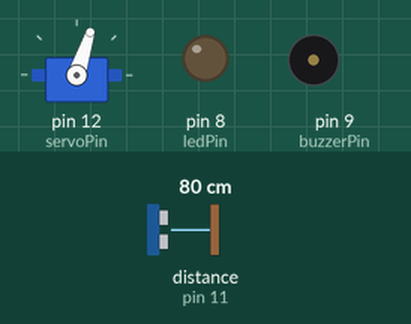
Bench run of a sketch on a simulated Arduino Uno, built with avr-gcc and run on an emulated ATmega328P. Parts: servo, output pins drawn as LEDs (lit = HIGH), buzzer (waves = sounding, pin HIGH). Wiring (inferred from the names in the program): ultrasonic range finder: trigger pin 10; echo pin 11. Dashed ring = blinking. The inputs (shaded band) are chosen by the test bench; at power-on: distance to the obstacle (sensor on pin 11) 80 cm. The echo pulse lasts 58.3 µs per cm; pins used as bus, display or sensor lines are not drawn; what the sketch prints to the serial monitor is not drawn.

Above: at 1.2 s.
1.3 s: distance to the obstacle (sensor on pin 11) set to 2 cm
At 1.54 s:
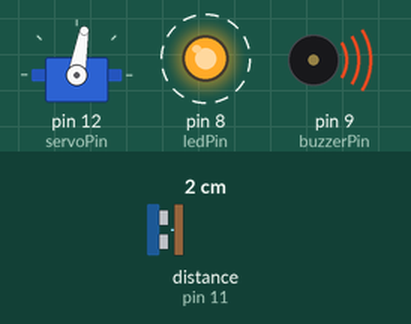
4.3 s: distance to the obstacle (sensor on pin 11) set to 18 cm
At 4.8 s:
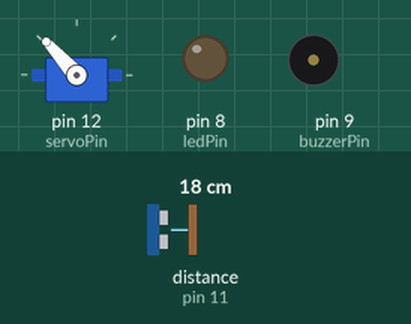
7.3 s: distance to the obstacle (sensor on pin 11) set to 9 cm
At 7.39 s:
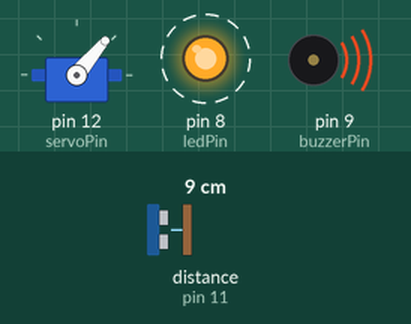
10.3 s: distance to the obstacle (sensor on pin 11) set to 60 cm
At 10.39 s:
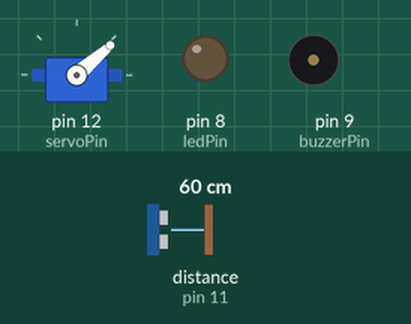
13.3 s: distance to the obstacle (sensor on pin 11) set to 4 cm
At 13.65 s:
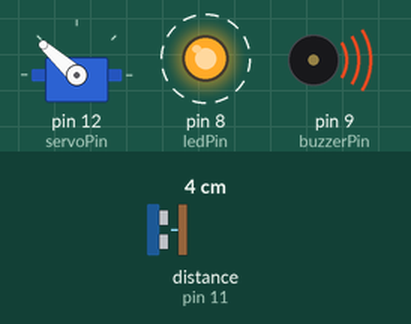
16.3 s: distance to the obstacle (sensor on pin 11) set to 168 cm
Timing chart, 0 to 20.3 s (numbered marks = the images above; inputs shaded):
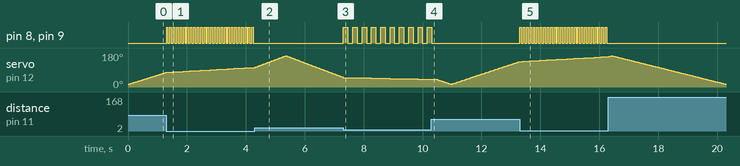

Measured:
- after the input at 1.3 s, pin 8 (ledPin), pin 9 (buzzerPin): alternates HIGH for 0.05 s and LOW for 0.07 s, starting at once
- after the input at 4.3 s, pin 8 (ledPin), pin 9 (buzzerPin): stops changing and stays LOW
- after the input at 7.3 s, pin 8 (ledPin), pin 9 (buzzerPin): alternates HIGH for 0.15 s and LOW for 0.17 s, starting at once
- after the input at 10.3 s, pin 8 (ledPin), pin 9 (buzzerPin): goes on until 10.3 s, then stays LOW
- after the input at 13.3 s, pin 8 (ledPin), pin 9 (buzzerPin): alternates HIGH for 0.05 s and LOW for 0.07 s, starting at once
- after the input at 16.3 s, pin 8 (ledPin), pin 9 (buzzerPin): stops changing and stays LOW
- by itself, servo on pin 12 (servoPin): rises from 160° to 165° in 0.10 s, then falls to 15° in 3.9 s

The sketch:

radar_system.ino
```cpp
/*
  Radar-Based Object Detection System
  -----------------------------------
  Developed using Arduino UNO, Ultrasonic Sensor (HC-SR04), Servo Motor,
  Buzzer, and LED. The system scans from 15° to 165°, detects objects,
  and gives audio-visual alerts based on distance.
*/

#include <Servo.h>

// Pin Definitions
const int trigPin = 10;     // Ultrasonic Trigger
const int echoPin = 11;     // Ultrasonic Echo
const int buzzerPin = 9;    // Buzzer
const int ledPin = 8;       // LED
const int servoPin = 12;    // Servo Motor

long duration;
int distance;

Servo myServo;

void setup() {
  // Pin modes
  pinMode(trigPin, OUTPUT);
  pinMode(echoPin, INPUT);
  pinMode(buzzerPin, OUTPUT);
  pinMode(ledPin, OUTPUT);

  // Serial Communication
  Serial.begin(9600);

  // Attach servo
  myServo.attach(servoPin);
}

void loop() {
  // Servo sweep: 15° to 165°
  for (int angle = 15; angle <= 165; angle++) {
    myServo.write(angle);
    delay(15);
    distance = calculateDistance();
    handleAlert(distance);
    sendData(angle, distance);
  }

  // Servo sweep: 165° to 15°
  for (int angle = 165; angle >= 15; angle--) {
    myServo.write(angle);
    delay(15);
    distance = calculateDistance();
    handleAlert(distance);
    sendData(angle, distance);
  }
}

// Function to measure distance using ultrasonic sensor
int calculateDistance() {
  digitalWrite(trigPin, LOW);
  delayMicroseconds(2);

  digitalWrite(trigPin, HIGH);
  delayMicroseconds(10);
  digitalWrite(trigPin, LOW);

  duration = pulseIn(echoPin, HIGH);
  distance = duration * 0.034 / 2;
  return distance;
}

// Function to trigger buzzer and LED alerts based on distance
void handleAlert(int dist) {
  if (dist < 5) {
    // Rapid beep and blink
    digitalWrite(buzzerPin, HIGH);
    digitalWrite(ledPin, HIGH);
    delay(50);
    digitalWrite(buzzerPin, LOW);
    digitalWrite(ledPin, LOW);
    delay(50);
  } else if (dist < 15) {
    // Slow beep and blink
    digitalWrite(buzzerPin, HIGH);
    digitalWrite(ledPin, HIGH);
    delay(150);
    digitalWrite(buzzerPin, LOW);
    digitalWrite(ledPin, LOW);
    delay(150);
  } else {
    // No alert
    digitalWrite(buzzerPin, LOW);
    digitalWrite(ledPin, LOW);
  }
}

// Function to send angle and distance data via Serial
void sendData(int angle, int dist) {
  Serial.print(angle);
  Serial.print(",");
  Serial.print(dist);
  Serial.print(".");
}
```
